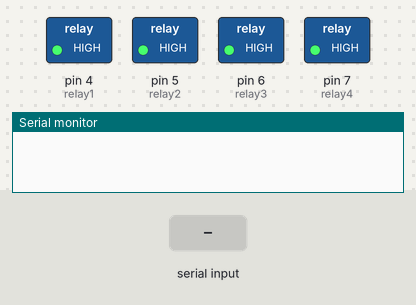
Bench run of a sketch on a simulated Arduino Uno, built with avr-gcc and run on an emulated ATmega328P. On the bench: switched loads named in the sketch (green lamp = pin HIGH), the last lines printed to the serial monitor. The test bench sets the inputs (shaded band).

Above: at 1.2 s.
1.3 s: "11\n" received over Serial
At 1.6 s:
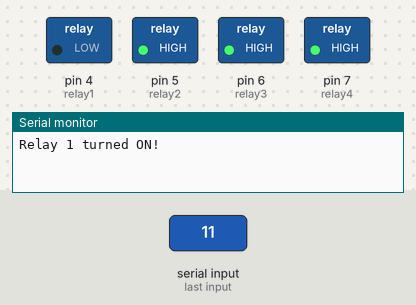
2.8 s: "21\n" received over Serial
At 4.0 s:
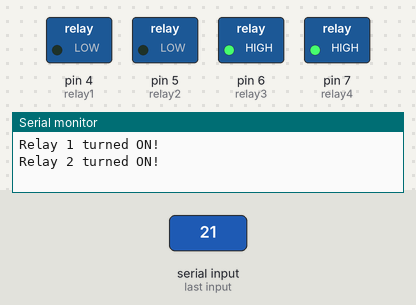
4.3 s: "10\n" received over Serial
At 5.1 s:
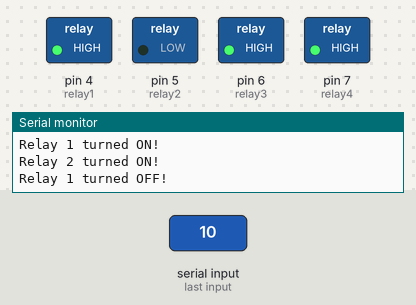
5.8 s: "31\n" received over Serial
At 6.3 s:
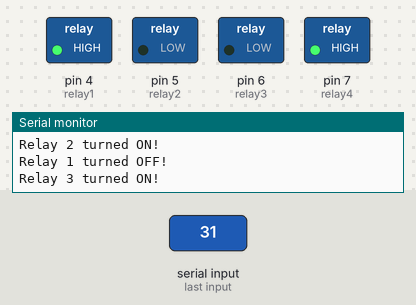
7.3 s: "20\n" received over Serial
At 8.5 s:
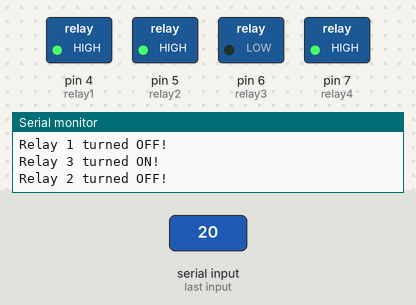
8.8 s: "30,150\n" received over Serial
At 9.8 s:
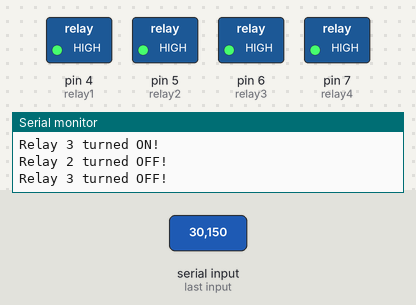
Timing chart, 0 to 11.3 s (numbered marks = the images above; inputs shaded):
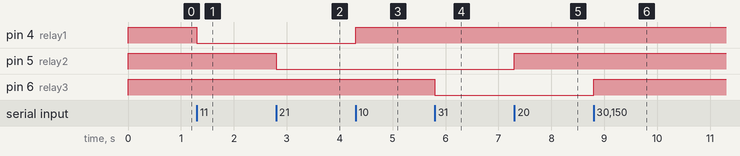

The sketch:

BTRelayArduino.ino
```cpp
/*This is the code for element14 IoT on wheels design contest traffic predictor project
 *https://www.element14.com/community/roadTestReviews/2651/l/digilent-arty-s7-dev-board-xilinx-spartan-7-review
 *
 * Author : Dixon Selvan
 * Date   : April 11, 2018
 * Project: Home Automation
 *
 * Hardware components
 * -----------------------------------
 * 1. Digilent Arty S7
 * 2. Arduino UNO
 * 3. 4 Relay module
 * 4. HC-05 Bluetooth module - x2
 *
 * Arduino UNO    |   Bluetooth module
 * ------------------------------------
 *      5V        |         5V
 *      Gnd       |         Gnd
 *      TX        |         RX
 *      RX        |         TX
 *
 * Arduino UNO    |   4 Relay module
 * ------------------------------------
 *      5V        |         5V
 *      Gnd       |         Gnd
 *      D4        |         IN1
 *      D5        |         IN2
 *      D6        |         IN1
 *      D7        |         IN1
  */

#define relay1 4 //Defining relays to their digital pins
#define relay2 5
#define relay3 6
#define relay4 7
int cmd = 0;    //Variable to hold the serial input from the master

void setup() {
  // put your setup code here, to run once:
  pinMode(relay1, OUTPUT);
  pinMode(relay2, OUTPUT);
  pinMode(relay3, OUTPUT);
  pinMode(relay4, OUTPUT);
  digitalWrite(relay1, HIGH);
  digitalWrite(relay2, HIGH);
  digitalWrite(relay3, HIGH);
  digitalWrite(relay4, HIGH);
  //initialising serial
  Serial.begin(38400);
}

void loop() {
  // put your main code here, to run repeatedly:
  // enter the loop only when user inputs a value
  if(Serial.available() > 0){
    cmd = Serial.parseInt();

    // the value 11 refers as 1 - Relay1 and 1 - ON and in the case of 10 it refers as 1 - Relay1 and 0 - OFF
    if(cmd==11)
    {
      digitalWrite(relay1, LOW); //LOW turns ON the relay and HIGH turns OFF the relay
      Serial.println("Relay 1 turned ON!");
      delay(10);
    }
    else if(cmd==10)
    {
      digitalWrite(relay1, HIGH);
      Serial.println("Relay 1 turned OFF!");
      delay(10);
    }
    else if(cmd==21)
    {
      digitalWrite(relay2, LOW); //LOW turns ON the relay and HIGH turns OFF the relay
      Serial.println("Relay 2 turned ON!");
      delay(10);
    }
    else if(cmd==20)
    {
      digitalWrite(relay2, HIGH);
      Serial.println("Relay 2 turned OFF!");
      delay(10);
    }
    else if(cmd==31)
    {
      digitalWrite(relay3, LOW); //LOW turns ON the relay and HIGH turns OFF the relay
      Serial.println("Relay 3 turned ON!");
      delay(10);
    }
    else if(cmd==30)
    {
      digitalWrite(relay3, HIGH);
      Serial.println("Relay 3 turned OFF!");
      delay(10);
    }
    else if(cmd==41)
    {
      digitalWrite(relay4, LOW); //LOW turns ON the relay and HIGH turns OFF the relay
      Serial.println("Relay 4 turned ON!");
      delay(10);
    }
    else if(cmd==40)
    {
      digitalWrite(relay4, HIGH);
      Serial.println("Relay 4 turned OFF!");
      delay(10);
    }
  }
}
```

Measured:
- after the input at 1.3 s, pin 4 (relay1): HIGH → LOW at once
- after the input at 2.8 s, pin 5 (relay2): HIGH → LOW at once
- after the input at 4.3 s, pin 4 (relay1): LOW → HIGH at once
- after the input at 5.8 s, pin 6 (relay3): HIGH → LOW at once
- after the input at 7.3 s, pin 5 (relay2): LOW → HIGH at once
- after the input at 8.8 s, pin 6 (relay3): LOW → HIGH at once
